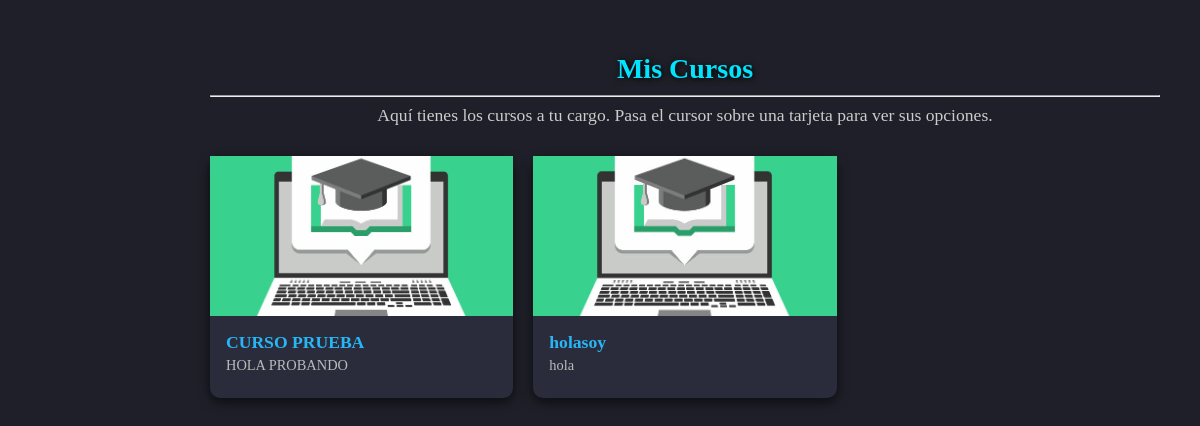
The app's page /views/contents/miscursos-view.php (signed in) with its own data.
### tables this page shows
CREATE TABLE `curso` (
  `id` int(11) NOT NULL,
  `Nombre` varchar(255) NOT NULL,
  `Descripcion` text NOT NULL,
  `DocenteCodigo` varchar(70) NOT NULL
);

### controllers/cursoController.php (called while the page is built, shortened)
<?php
class cursoController {
    private $pdo;
    public function __construct(){
        $this->pdo = new PDO(
            'mysql:host=127.0.0.1;dbname=plataformavirtual;charset=utf8',
            'root','',
            [PDO::ATTR_ERRMODE=>PDO::ERRMODE_EXCEPTION]
        );
    }
    public function list_mis_cursos_controller(string $docenteCodigo): array {
        $stmt = $this->pdo->prepare("
            SELECT id, Nombre, Descripcion
              FROM curso
             WHERE DocenteCodigo = ?
             ORDER BY Nombre
        ");
        $stmt->execute([$docenteCodigo]);
        return $stmt->fetchAll(PDO::FETCH_ASSOC);
    }
}

### views/contents/miscursos-view.php (the view, shortened to what this page needs)
<?php
require_once __DIR__ . '/../../controllers/cursoController.php';
$insCurso = new cursoController();
$userType = $_SESSION['userType'];
$userKey  = $_SESSION['userKey'];
if ($userType === 'Estudiante') {
    $cursos   = $insCurso->list_cursos_estudiante_controller($userKey);
    $subtitle = "Aquí tienes los cursos en los que estás inscrito. Pasa el cursor sobre una tarjeta para ver sus opciones.";
} else {
    $cursos   = $insCurso->list_mis_cursos_controller($userKey);
    $subtitle = "Aquí tienes los cursos a tu cargo. Pasa el cursor sobre una tarjeta para ver sus opciones.";
}
?>
<section class="dashboard-contentPage">
  <div class="container-fluid">
    <div class="page-header">
      <h1 class="text-titles">
        <i class="zmdi zmdi-book zmdi-hc-fw"></i> Mis Cursos
      </h1>
      <hr>
      <p class="lead"><?php echo $subtitle; ?></p>
    </div>
  </div>
  <div class="container-fluid">
    <?php if (empty($cursos)): ?>
      <p class="text-center">No hay cursos para mostrar.</p>
    <?php else: ?>
      <div class="courses-grid">
        <?php foreach ($cursos as $c): ?>
          <div class="course-card">
            <div class="course-header"
                 style="background-image:url('<?php echo SERVERURL;?>views/assets/img/cursito.jpg')">
            </div>
            <div class="course-body">
              <div class="course-title">
                <?php echo htmlspecialchars($c['Nombre']); ?>
              </div>
              <div class="course-subtitle">
                <?php echo htmlspecialchars($c['Descripcion']); ?>
              </div>
            </div>
          </div>
        <?php endforeach; ?>
      </div>
    <?php endif; ?>
  </div>
</section>

### views/contents/miscursos-view.php (style rules this page uses)
.dashboard-contentPage { margin-left: 170px; padding: 30px 40px; min-height: 100vh; background-color: #1e1f28; max-width: calc(100vw - 170px); box-sizing: border-box; }
.page-header h1 { font-size: 28px; color: #00e5ff; text-shadow: 1px 1px 6px #000; margin-bottom: 10px; text-align: center; }
.lead { font-size: 1.1rem; color: #ccc; text-align: center; max-width: 780px; margin: 0 auto 30px auto; }
.courses-grid { display: grid; grid-template-columns: repeat(auto-fill, minmax(260px, 1fr)); gap: 20px; max-width: 1000px; margin: 0 auto; }
.course-card { position: relative; background: #2a2c3b; border-radius: 10px; box-shadow: 0 4px 12px rgba(0, 0, 0, 0.6); overflow: visible; transition: transform 0.2s ease-in-out; }
.course-header { height: 160px; background-size: cover; background-position: center; }
.course-body { padding: 1rem; color: #fff; }
.course-title { font-size: 1.1rem; font-weight: bold; margin-bottom: 0.25rem; color: #29b6f6; }
.course-subtitle { font-size: 0.9rem; color: #bbb; margin-bottom: 0.5rem; }

### records on screen
curso: Nombre "CURSO PRUEBA", Descripcion "HOLA PROBANDO"
curso: Nombre "holasoy", Descripcion "hola"

### other values on screen
$subtitle "Aquí tienes los cursos a tu cargo. Pasa el cursor sobre una tarjeta para ver sus opciones."
